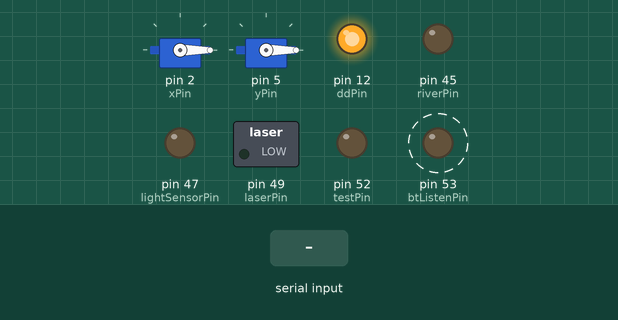
Simulated run of this program. Board: Arduino Mega 2560, built with avr-gcc and run on an emulated ATmega2560. Parts: 2 × servo, switched loads named in the program (green lamp = pin HIGH), output pins drawn as LEDs (lit = HIGH). Dashed ring = blinking. The inputs (shaded band) are chosen by the test bench. Pins used as bus, display or sensor lines are not drawn.

Above: at 5.12 s.
5.2 s: "<90,45,200>" received over the second serial link
At 5.37 s:
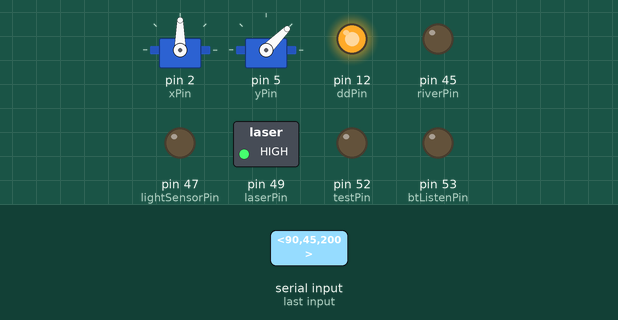
8.2 s: "<30,150,10>" received over the second serial link
At 8.32 s:
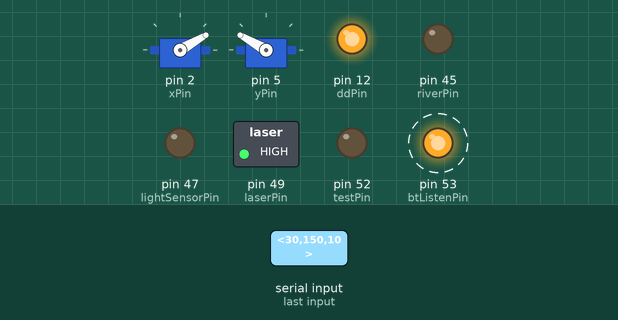
11.2 s: "<90,45>" received over the second serial link
At 11.35 s:
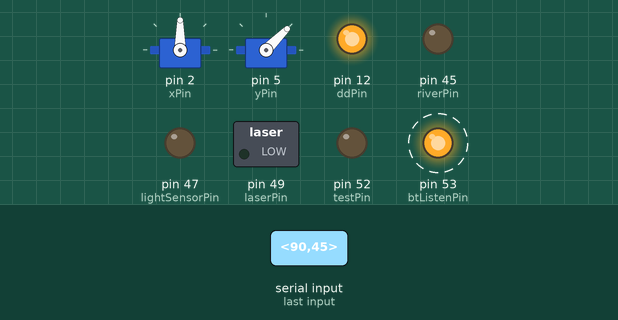
14.2 s: "<30,150>" received over the second serial link
At 14.38 s:
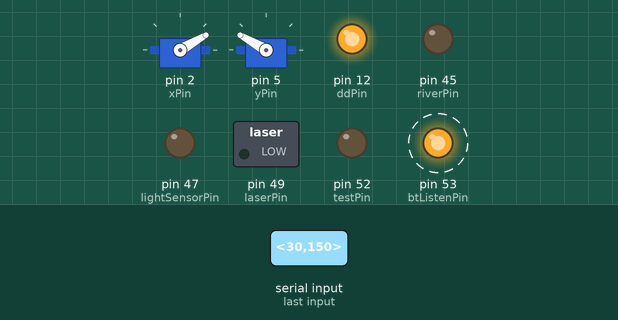
17.2 s: "<1>" received over the second serial link
At 17.41 s:
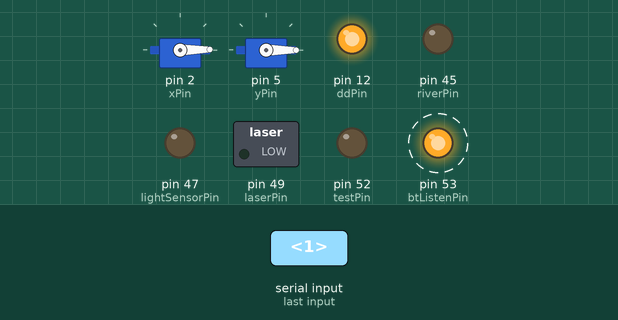
20.2 s: "<90>" received over the second serial link
At 20.44 s:
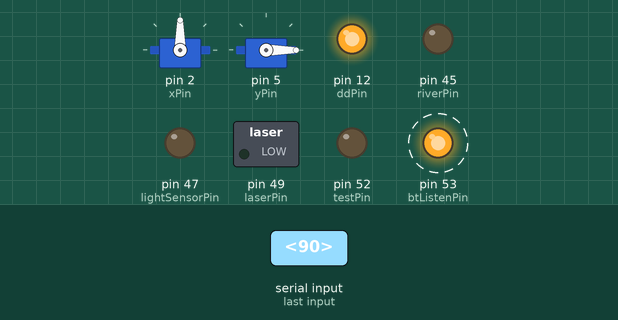
Timing chart, 0 to 24.2 s (numbered marks = the images above; inputs shaded):
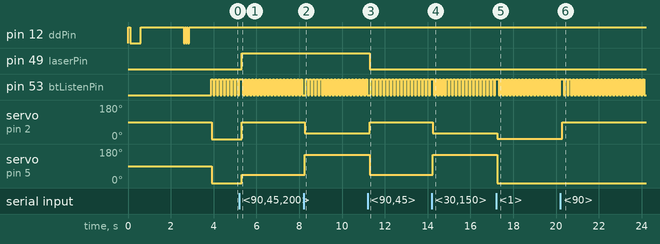

The program:

main.cpp
```cpp
/*
  Roomba Controller
  CSC560 - Project 3
  UVIC, Spring 2019

  Matt Richardson & Grace Liu
  Team 9
*/

#include <Arduino.h>
#include <Servo.h>

typedef void (*FunctionPointer)();

int queueMaker(FunctionPointer func, int offset);
int test();
void idler();
void timerMaker();
void clockT(int delayTime);
void btListen();
void parseData();
void showParsedData();
void drive(int vel, int rad);
void servoing();
void river();
void wakeUp(void );
void stopDrive(void );
void laser();
void champions();
void lightSensor();
void startFull();
void playSound(int num);
void escape();
void clockTest();
ISR(TIMER0_COMPA_vect );
ISR(TIMER5_OVF_vect );


#define period 100  //GRACE: This is how frequently the timer fires off the next task
#define testPin 52 //GRACE: just use this for when you need to test if a task is firing
#define maxFuncs 5 //GRACE: increment this for every task you add
#define ddPin 12
#define laserPin 9
#define xPin 2
#define yPin 5
#define photoSensor A8
#define photoThreshold 500
#define clamp(value, min, max) (value < min ? min : value > max ? max : value)
#define btListenPin 53
#define servoingPin 51
#define laserPin 49
#define lightSensorPin 47
#define riverPin 45


FunctionPointer funcs[maxFuncs];

int clockTimer = 0;  //Increments 50.33ms - Useful for generally timing stuff.
int funcCounter;
int velocity;
int oldVel;
int radius;
int oldRad;
int xVal;
int oldX;
int yVal;
int oldY;
int shot;
bool shotFlag;
bool trigger;
bool button1;
bool button2;
bool button3;
bool oldTrigger;
bool autonomousFlag = false;
char inData[80];
byte index = 0;
bool idleFlag = true;
bool riverFlag = false;
int laserTimer = 0;
int driveTimer = 0;
int photoVal;


const byte numChars = 32;
char receivedChars[numChars];
char tempChars[numChars];
boolean newData = false;

Servo servoX, servoY;

void setup() {
  pinMode(testPin, OUTPUT);
  pinMode(ddPin, OUTPUT);
//  pinMode(xPin, OUTPUT);
//  pinMode(yPin, OUTPUT);
  pinMode(btListenPin, OUTPUT);
  pinMode(servoingPin, OUTPUT);
  pinMode(laserPin, OUTPUT);
  pinMode(lightSensorPin, OUTPUT);
  pinMode(riverPin, OUTPUT);
  pinMode(laserPin, OUTPUT);
  servoX.attach(xPin);
  servoY.attach(yPin);
  wakeUp();  //Wake up our roomba bot

  //FunctionPointer testFunc = &test;  //GRACE: Declare each task this way
  //queueMaker(testFunc, 0);  //GRACE: Put tasks in queue like this.  The int is for it's order.

  //task queue:
  FunctionPointer btle = &btListen;
  queueMaker(btle, 0);
  FunctionPointer servos = &servoing;
  queueMaker(servos, 1);
  FunctionPointer lasering = &laser;
  queueMaker(lasering, 2);
  FunctionPointer gettingShot = &lightSensor;
  queueMaker(gettingShot, 3);
  FunctionPointer riverChecking = &river;
  queueMaker(riverChecking, 4);


  Serial.begin(19200); //console
  Serial1.begin(19200);  //roomba
  Serial2.begin(19200); //bluetooth
  startFull();
  timerMaker();
  stopDrive();
  //playSound(3);
  //motorSquareTest();
  //idler();
}

int queueMaker(FunctionPointer func, int offset) {
  funcs[offset] = func;
}

int test() { //Just a testing function to call for debbugging
  digitalWrite(testPin, digitalRead(testPin) ^ 1);
}

void idler() {

  while (1) {
    digitalWrite(53, digitalRead(53) ^ 1);
  }

}

void timerMaker() {
  TCCR0A = 0;
  TCCR0B = 0;
  TCNT0  = 0;
  OCR0A = period;
  TCCR0B |= (1 << WGM02);
  TCCR0B |= (1 << CS02) | (1 << CS00);
  TIMSK0 |= (1 << OCIE0A);

  TCCR5A = 0;
  TCCR5B = 0;
  TCNT5  = 0;
  TCCR5B |= (1 << CS52) | (0 << CS51) | (0 << CS50);
  TIMSK5 |= (1 << TOIE5);

}

void btListen() {
  digitalWrite (btListenPin, digitalRead(btListenPin) ^ 1);
  static boolean recvInProgress = false;
  static byte ndx = 0;
  char startMarker = '<';
  char endMarker = '>';
  char rc;

  while (Serial2.available() > 0 && newData == false) {
    rc = Serial2.read();
    if (recvInProgress == true) {
      if (rc != endMarker) {
        receivedChars[ndx] = rc;
        ndx++;
        if (ndx >= numChars) {
          ndx = numChars - 1;
        }
      }
      else {
        receivedChars[ndx] = '\0';
        recvInProgress = false;
        ndx = 0;
        newData = true;
      }
    }

    else if (rc == startMarker) {
      recvInProgress = true;
    }
  }
  if (newData == true) {
    strcpy(tempChars, receivedChars);
    parseData();
    showParsedData();
    newData = false;
  }

}


void parseData() {
  char * strtokIndx;
  strtokIndx = strtok(tempChars, ",");
  xVal = atoi(strtokIndx);
  strtokIndx = strtok(NULL, ",");
  yVal = atoi(strtokIndx);
  strtokIndx = strtok(NULL, ",");
  trigger = atoi(strtokIndx);
  strtokIndx = strtok(NULL, ",");
  velocity = atoi(strtokIndx);
  strtokIndx = strtok(NULL, ",");
  radius = atoi(strtokIndx);
  strtokIndx = strtok(NULL, ",");
  button1 = atoi(strtokIndx);
  strtokIndx = strtok(NULL, ",");
  button2 = atoi(strtokIndx);
  strtokIndx = strtok(NULL, ",");
  button3 = atoi(strtokIndx);
  drive(velocity, radius);
}

void showParsedData() {
//   Serial.print("X:");
//   Serial.print(xVal);
//   Serial.print(" Y:");
//   Serial.print(yVal);
//   Serial.print(" Z:");
//   Serial.print(trigger);
//   Serial.print(" V:");
//   Serial.print(velocity);
//   Serial.print(" R:");
//   Serial.println(radius);
  digitalWrite (btListenPin, digitalRead(btListenPin) ^ 1);
}

void drive(int vel, int rad) {
  driveTimer = 0;  //uncomment for testing
  if (driveTimer < 1200) {
    clamp(velocity, -500, 500);
    clamp(radius, -2000, 2000);
    if (oldVel != velocity || oldRad != radius){
      oldVel = velocity;
        oldRad = radius;
    Serial1.write(137);
    Serial1.write(vel >> 8);
    Serial1.write(vel);
    Serial1.write(rad >> 8);
    Serial1.write(rad);
    }
  }
  if (driveTimer >= 1200 && driveTimer < 2384) {
    stopDrive();
  }
  if (driveTimer >= 2384) {
    driveTimer = 0;
  }
}

void servoing() {
  digitalWrite(servoingPin, digitalRead(servoingPin) ^ 1);
  servoX.write(xVal);
  //Serial.println(xVal);
  servoY.write(yVal);
  digitalWrite(servoingPin, digitalRead(servoingPin) ^ 1);
}

void lightSensor() {
//   digitalWrite(lightSensorPin, digitalRead(lightSensorPin) ^ 1);
//   photoVal = analogRead(photoSensor);
//   if (photoVal > photoThreshold) {
//     if (shot > 40) {
//       while (1) { //We're dead!!
//         noInterrupts();
//         playSound(2);
//       }
//       } else {
//       shotFlag = true;
//     }
//     } else {
//     shotFlag = false;
//   }
//   digitalWrite(lightSensorPin, digitalRead(lightSensorPin) ^ 1);
}

void river() {
//   digitalWrite(riverPin, digitalRead(riverPin) ^ 1);
//   Serial1.write(142);
//   Serial1.write(13);
//   while (Serial1.available() > 0) {
//     riverFlag = Serial1.read();
//   }
//   if(riverFlag){
//     escape();
//   }
//   digitalWrite(riverPin, digitalRead(riverPin) ^ 1);
}

void wakeUp (void)
{
  digitalWrite(ddPin, HIGH);
  delay(100);
  digitalWrite(ddPin, LOW);
  delay(500);
  digitalWrite(ddPin, HIGH);
  delay(2000);
  for (int i = 0; i < 3; i++) {
    digitalWrite(ddPin, LOW);
    delay(50);
    digitalWrite(ddPin, HIGH);
    delay(50);
  }
}

void stopDrive(void)
{
  Serial1.write(137);
  Serial1.write(0 >> 8);
  Serial1.write(0);
  Serial1.write(0 >> 8);
  Serial1.write(0);
}

void startFull()
{
  Serial1.write(128);
  Serial1.write(132);
  delay(1000);
}

void laser() {
  if (laserTimer < 200 && trigger) {
    digitalWrite(laserPin, HIGH);
    } else {
    digitalWrite(laserPin, LOW);
  }
}

void playSound (int num)
{
  switch (num)
  {
    case 1:
    Serial1.write("\x8c\x01\x04\x42\x20\x3e\x20\x42\x20\x3e\x20");
    Serial1.write("\x8d\x01");
    break;

    case 2:
    Serial1.write("\x8c\x01\x01\x3c\x20");
    Serial1.write("\x8d\x01");
    break;

    case 3:
    Serial1.write("\x8c\x01\x01\x48\x20");
    Serial1.write("\x8d\x01");
    break;
  }
}

void champions() {
  Serial1.write(140);
  Serial1.write(2);
  Serial1.write(8);
  Serial1.write(98);
  Serial1.write(255);
  Serial1.write(97);
  Serial1.write(32);
  Serial1.write(98);
  Serial1.write(32);
  Serial1.write(97);
  Serial1.write(100);
  Serial1.write(81);
  Serial1.write(100);
  Serial1.write(78);
  Serial1.write(75);
  Serial1.write(83);
  Serial1.write(32);
  Serial1.write(78);
  Serial1.write(100);
}


ISR(TIMER0_COMPA_vect)          // Fires off a task each time our period comes up.  I need to fix this crap

{
  (*funcs[funcCounter])();
  funcCounter++;
  if (funcCounter == maxFuncs)
  funcCounter = 0;
}

ISR(TIMER5_OVF_vect)        // Timer for counting off the laser and the 30 second freeze
{
  clockTimer++;
  driveTimer++;
  if (trigger) {
    laserTimer++;
  }
  if (shotFlag) {
    shot++;
  }
  TCNT5 = 259000;
}

int main(void) {
  init();
  setup();
  while (1)
  {
  }
}

void clockT(int delayTime){
  int dividedTimer = (delayTime/50.33) + clockTimer;
  test();
  while(clockTimer < dividedTimer){
    Serial.println(clockTimer);
  }
  test();
}

void escape(){
  autonomousFlag = true;
  stopDrive();
  drive(-200, 0);
  playSound(3);
  clockT(1000);
  autonomousFlag = true;
}

// void motorSquareTest(void)
// {
//  drive (100, 0);
//  clockT(2000);
//  stopDrive();
//  drive (60, 1);
//  clockT(4000);
//  drive (100, 0);
//  clockT(2000);
//  stopDrive();
//  drive (60, 1);
//  clockT(4000);
//  drive (100, 0);
//  clockT(2000);
//  stopDrive();
//  drive (60, 1);
//  clockT(4000);
//  drive (100, 0);
//  clockT(2000);
//  stopDrive();
//  drive (60, 1);
//  clockT(4000);
//  stopDrive();
// }
```

Measured:
- after the input at 5.2 s, pin 49 (laserPin): LOW → HIGH after 0.12 s; servo on pin 2 (xPin): 0° → 90° after 0.12 s; servo on pin 5 (yPin): 0° → 45° after 0.12 s
- after the input at 8.2 s, servo on pin 2 (xPin): 90° → 30° after 0.05 s; servo on pin 5 (yPin): 45° → 150° after 0.05 s
- after the input at 11.2 s, pin 49 (laserPin): HIGH → LOW after 0.10 s; servo on pin 2 (xPin): 30° → 90° after 0.10 s; servo on pin 5 (yPin): 150° → 45° after 0.10 s
- after the input at 14.2 s, servo on pin 2 (xPin): 90° → 30° at once; servo on pin 5 (yPin): 45° → 150° at once
- after the input at 17.2 s, servo on pin 2 (xPin): 30° → 1° after 0.06 s; servo on pin 5 (yPin): 150° → 0° after 0.06 s
- after the input at 20.2 s, servo on pin 2 (xPin): 1° → 90° after 0.09 s
- by itself, pin 53 (btListenPin): alternates HIGH for 0.08 s and LOW for 0.08 s
